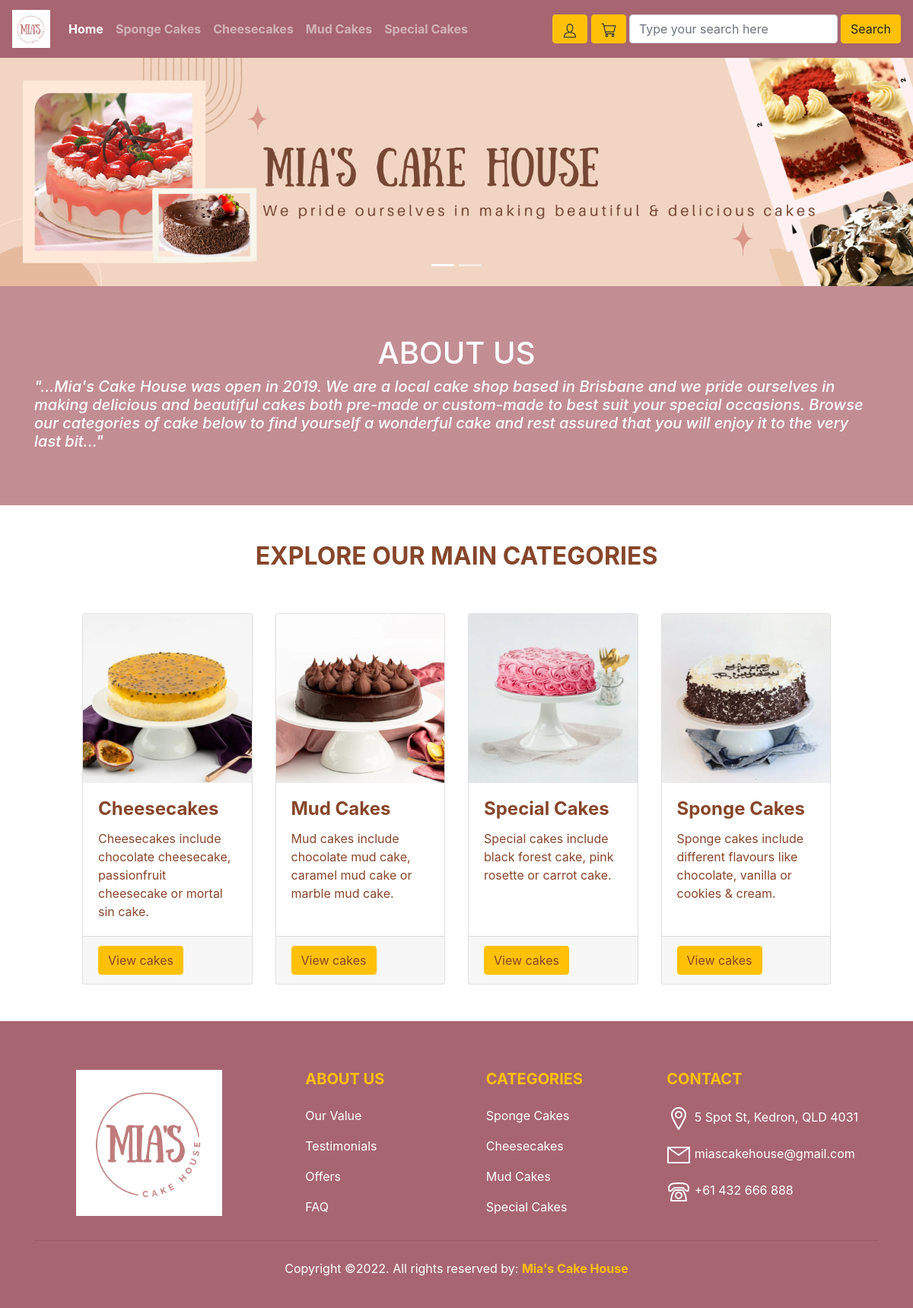
The page / on the database its author committed.
### miascakehouse/models.py (models this page shows, shortened)
class Category(db.Model):
    __tablename__='categories'
    id = db.Column(db.Integer, primary_key=True)
    name = db.Column(db.String(64), unique=True)
    description = db.Column(db.String(500), nullable=False)
    image = db.Column(db.String(60), nullable=False, default = 'Pink_rosette.webp')
    cakes = db.relationship('Cake', backref='Category', cascade="all, delete-orphan")

### miascakehouse/views.py (the view)
@bp.route('/')
def index():
    categories = Category.query.order_by(Category.name).all()
    return render_template('index.html', categories=categories)

### miascakehouse/forms.py
class SearchForm(FlaskForm):
    searched = StringField("Searched",validators=[InputRequired()])
    submit = SubmitField("Search")

### miascakehouse/views.py (called while the page is built)
@bp.context_processor
def base():
    form = SearchForm()
    return dict(form=form)

### miascakehouse/templates/index.html
{% extends 'base.html' %}
{% block main %}
<div class="jumbotron jumbotron-fluid text-white" style="background-color:#C38D94">
    <div class="container" >
        <h1 class="text-center" >ABOUT US</h1>
        <h5 class="font-italic" > "...Mia's Cake House was open in 2019. We are a local cake shop based in Brisbane and we pride ourselves
          in making delicious and beautiful cakes both pre-made or custom-made to best suit your special occasions. Browse our categories of cake below to find yourself
          a wonderful cake and rest assured that you will enjoy it to the very last bit..."
        </h5>
    </div>
</div>
<main>
<div class="container">
    <div class="row mt-5 mb-3">
        <div class = "col-md-6 offset-md-3 text-center">
            <div class="font-weight-bold" style="color:rgb(135, 70, 43)">
                <h2><strong>EXPLORE OUR MAIN CATEGORIES</strong></h2>
            </div>
        </div>
    </div>
    <div class="card-deck mx-5 my-5">
        {% for category in categories %}
        <div class="card">
            <img class="card-img-top" src="{{url_for('static', filename='image/'+category.image)}}" alt="Card image">
            <div class="card-body">
                <h4 class="card-title font-weight-bold" style="color:rgb(135, 70, 43)">{{category.name}}</h4>
                <p class="card-text" style="color:rgb(135, 70, 43)">{{category.description}}</p>
            </div>
            <div class="card-footer"><a href= "{{ url_for('main.categorycakes', categoryid=category.id) }}" class="btn btn-warning" style="color:rgb(135, 70, 43)">View cakes</a>
            </div>
        </div>
        {% endfor %}
    </div>
</div>
</main>
{% endblock %}

### miascakehouse/templates/base.html (shortened to what this page needs)
<!DOCTYPE html>
<html lang="en">
    <head>
        <link rel="stylesheet" href="https://cdn.jsdelivr.net/npm/bootstrap@4.3.1/dist/css/bootstrap.min.css"
>
    </head>
    <body>
        <header>
            <div>
                <nav class="navbar navbar-expand-lg navbar-dark text-white" style="background-color: #A76571;">
                    <a class ="navbar-brand" href="#">
                        <img src="{{url_for('static', filename='image/Logo.png')}}" width="50" height="50" alt="Logo">
                    </a>
                    <div class="collapse navbar-collapse" id="navbarSupportedContent">
                      <ul class="navbar-nav mr-auto">
                        <li class="nav-item active">
                          <a class="nav-link font-weight-bold" href="{{ url_for('main.index') }}">Home <span class="sr-only">(current)</span></a>
                        </li>
                        <li class="nav-item">
                          <a class="nav-link font-weight-bold" href="{{url_for('main.categorycakes',categoryid=1)}}">Sponge Cakes</a>
                        </li>
                        <li class="nav-item">
                          <a class="nav-link font-weight-bold" href="{{url_for('main.categorycakes',categoryid=2)}}">Cheesecakes</a>
                        </li>
                        <li class="nav-item">
                          <a class="nav-link font-weight-bold" href="{{url_for('main.categorycakes',categoryid=3)}}">Mud Cakes</a>
                        </li>
                        <li class="nav-item">
                          <a class="nav-link font-weight-bold" href="{{url_for('main.categorycakes',categoryid=4)}}">Special Cakes</a>
                        </li>
                      </ul>
                      <div>
                        <a class="btn btn-warning text-dark my-2 my-sm-0" href="#" role="button" >
                        </a>
                        <a class="btn btn-warning text-dark my-2 my-sm-0" href="{{url_for('main.order')}}" role="button" >
                          <svg id="i-cart" xmlns="http://www.w3.org/2000/svg" viewBox="0 0 32 32" width="20" height="20" fill="none" stroke="currentcolor" stroke-linecap="round" stroke-linejoin="round" stroke-width="2">
                            <path d="M6 6 L30 6 27 19 9 19 M27 23 L10 23 5 2 2 2" />
                            <circle cx="25" cy="27" r="2" />
                            <circle cx="12" cy="27" r="2" />
                          </svg>
                        </a>
                      </div>
                      <form class="d-flex" method="POST" action="{{url_for('main.search')}}">
                        <input class="form-control mx-1" type="search" placeholder="Type your search here" aria-label="Search", name="searched">
                        <button class="btn btn-warning" type="submit">Search</button>
                      </form>
                    </div>
                </nav>
            </div>
            <div id="carouselExampleIndicators" class="carousel slide" data-ride="carousel">
                <ol class="carousel-indicators">
                  <li data-target="#carouselExampleIndicators" data-slide-to="0" class="active"></li>
                  <li data-target="#carouselExampleIndicators" data-slide-to="1"></li>
                </ol>
                <div class="carousel-inner">
                  <div class="carousel-item active">
                    <img src="{{url_for('static', filename='image/Banner 1.png')}}" class="d-block w-100" alt="Introduction">
                  </div>
                </div>
                <a class="carousel-control-prev" href="#carouselExampleIndicators" role="button" data-slide="prev">
                  <span class="carousel-control-prev-icon" aria-hidden="true"></span>
                </a>
                <a class="carousel-control-next" href="#carouselExampleIndicators" role="button" data-slide="next">
                  <span class="carousel-control-next-icon" aria-hidden="true"></span>
                </a>
            </div>
        </header>
        <div class = container-fluid">
          <main>
            {% block main %}{% endblock %}
          </main>
        </div>
        <footer class="text-white pt-5 pb-4" style="background-color: #A76571;">
          <div class = "container text-center text-md-left">
            <div class = "row text-center text-md-left">
              <div class = "col-md-3 col-lg-3 col-xl-3 mx-auto mt-3 text-center">
                <img src="{{url_for('static', filename='image/Logo.png')}}" width="192" height="192" alt="Logo">
              </div>
              <div class="col-md-2 col-lg-2 col-xl-2 mx-auto mt-3">
                <h5 class ="text-uppercase mb-4 font-weight-bold text-warning">About Us</h5>
                <p>
                  <a href="#" class="text-white">Our Value</a>
                </p>
                <p>
                  <a href="#" class="text-white">Testimonials</a>
                </p>
                <p>
                  <a href="#" class="text-white">Offers</a>
                </p>
                <p>
                  <a href="#" class="text-white">FAQ</a>
                </p>
              </div>
              <div class="col-md-3 col-lg-2 col-xl-2 mx-auto mt-3">
                <h5 class="text-uppercase mb-4 font-weight-bold text-warning">Categories</h5>
                <p>
                  <a href="{{url_for('main.categorycakes',categoryid=1)}}" class="text-white">Sponge Cakes</a>
                </p>
                <p>
                  <a href="{{url_for('main.categorycakes',categoryid=2)}}" class="text-white">Cheesecakes</a>
                </p>
                <p>
                  <a href="{{url_for('main.categorycakes',categoryid=3)}}" class="text-white">Mud Cakes</a>
                </p>
                <p>
                  <a href="{{url_for('main.categorycakes',categoryid=4)}}" class="text-white">Special Cakes</a>
                </p>
              </div>
              <div class = "col-md-4 col-lg-3 col-xl-3 mx-auto mt-3">
                <h5 class="text-uppercase mb-4 font-weight-bold text-warning"> Contact</h5>
                <p>
                   5 Spot St, Kedron, QLD 4031
                </p>
                <p>
                  <svg id="i-mail" xmlns="http://www.w3.org/2000/svg" viewBox="0 0 32 32" width="32" height="32" fill="none" stroke="currentcolor" stroke-linecap="round" stroke-linejoin="round" stroke-width="2">
                    <path d="M2 26 L30 26 30 6 2 6 Z M2 6 L16 16 30 6" />
                </svg> miascakehouse@gmail.com
                </p>
                <p>
                 +61 432 666 888
                </p>
              </div>
            </div>
              <hr class = "mb-4">
                <p class="text-center"> Copyright &copy;2022. All rights reserved by:
                  <a>
                    <strong class="text-warning">Mia's Cake House</strong>
                  </a>
                </p>
          </div>
        </footer>
    </body>
</html>

### rows shown on the page
Category: image (picture), name "Cheesecakes", description "Cheesecakes include chocolate cheesecake, passionfruit cheesecake or mortal sin cake."
Category: image (picture), name "Mud Cakes", description "Mud cakes include chocolate mud cake, caramel mud cake or marble mud cake."
Category: image (picture), name "Special Cakes", description "Special cakes include black forest cake, pink rosette or carrot cake."
Category: image (picture), name "Sponge Cakes", description "Sponge cakes include different flavours like chocolate, vanilla or cookies & cream."
